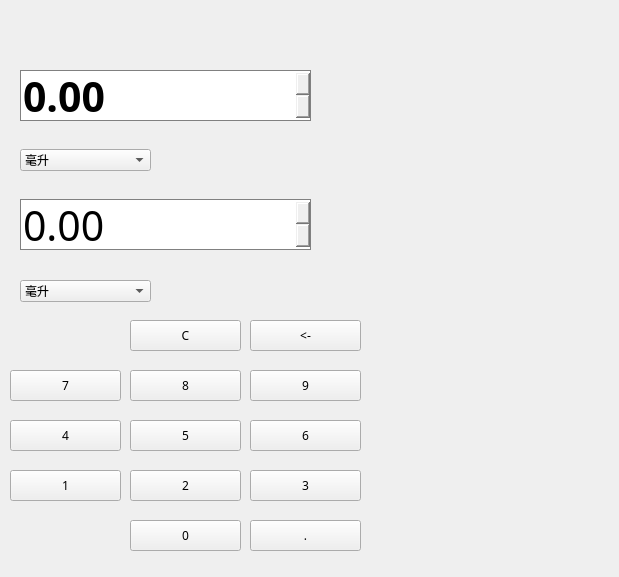
<?xml version="1.0" encoding="UTF-8"?>
<ui version="4.0">
 <class>rongliang</class>
 <widget class="QWidget" name="rongliang">
  <property name="geometry">
   <rect>
    <x>0</x>
    <y>0</y>
    <width>619</width>
    <height>577</height>
   </rect>
  </property>
  <property name="maximumSize">
   <size>
    <width>1000</width>
    <height>10000</height>
   </size>
  </property>
  <property name="font">
   <font>
    <family>宋体</family>
    <italic>false</italic>
    <bold>false</bold>
   </font>
  </property>
  <property name="windowTitle">
   <string>拉胯计算器</string>
  </property>
  <property name="styleSheet">
   <string notr="true"/>
  </property>
  <widget class="QWidget" name="centralWidget" native="true">
   <property name="geometry">
    <rect>
     <x>0</x>
     <y>0</y>
     <width>411</width>
     <height>571</height>
    </rect>
   </property>
   <widget class="QDoubleSpinBox" name="doubleSpinBox_2">
    <property name="geometry">
     <rect>
      <x>20</x>
      <y>199</y>
      <width>291</width>
      <height>51</height>
     </rect>
    </property>
    <property name="styleSheet">
     <string notr="true">QDoubleSpinBox{
color:white;
border:1px solid rgb(128, 128, 128);
color:rgb(0, 0, 0);
font-size: 31pt; 
}</string>
    </property>
    <property name="readOnly">
     <bool>true</bool>
    </property>
   </widget>
   <widget class="QComboBox" name="comboBox">
    <property name="geometry">
     <rect>
      <x>20</x>
      <y>149</y>
      <width>131</width>
      <height>22</height>
     </rect>
    </property>
    <item>
     <property name="text">
      <string>毫升</string>
     </property>
    </item>
    <item>
     <property name="text">
      <string>立方厘米</string>
     </property>
    </item>
    <item>
     <property name="text">
      <string>升</string>
     </property>
    </item>
    <item>
     <property name="text">
      <string>立方米</string>
     </property>
    </item>
    <item>
     <property name="text">
      <string>立方英寸</string>
     </property>
    </item>
    <item>
     <property name="text">
      <string>立方英尺</string>
     </property>
    </item>
    <item>
     <property name="text">
      <string>立方码</string>
     </property>
    </item>
    <item>
     <property name="text">
      <string>品脱</string>
     </property>
    </item>
    <item>
     <property name="text">
      <string>夸脱</string>
     </property>
    </item>
    <item>
     <property name="text">
      <string>加仑</string>
     </property>
    </item>
   </widget>
   <widget class="QDoubleSpinBox" name="doubleSpinBox">
    <property name="geometry">
     <rect>
      <x>20</x>
      <y>70</y>
      <width>291</width>
      <height>51</height>
     </rect>
    </property>
    <property name="styleSheet">
     <string notr="true">QDoubleSpinBox{
color:white;
border:1px solid rgb(128, 128, 128);
color:rgb(0, 0, 0);
font-size: 31pt; 
font-weight: bold;
}
</string>
    </property>
   </widget>
   <widget class="QComboBox" name="comboBox_2">
    <property name="geometry">
     <rect>
      <x>20</x>
      <y>280</y>
      <width>131</width>
      <height>22</height>
     </rect>
    </property>
    <item>
     <property name="text">
      <string>毫升</string>
     </property>
    </item>
    <item>
     <property name="text">
      <string>立方厘米</string>
     </property>
    </item>
    <item>
     <property name="text">
      <string>升</string>
     </property>
    </item>
    <item>
     <property name="text">
      <string>立方米</string>
     </property>
    </item>
    <item>
     <property name="text">
      <string>立方英寸</string>
     </property>
    </item>
    <item>
     <property name="text">
      <string>立方英尺</string>
     </property>
    </item>
    <item>
     <property name="text">
      <string>立方码</string>
     </property>
    </item>
    <item>
     <property name="text">
      <string>品脱</string>
     </property>
    </item>
    <item>
     <property name="text">
      <string>夸脱</string>
     </property>
    </item>
    <item>
     <property name="text">
      <string>加仑</string>
     </property>
    </item>
   </widget>
   <widget class="QPushButton" name="pushButton_16">
    <property name="geometry">
     <rect>
      <x>250</x>
      <y>320</y>
      <width>111</width>
      <height>31</height>
     </rect>
    </property>
    <property name="text">
     <string>&lt;-</string>
    </property>
   </widget>
   <widget class="QPushButton" name="pushButton_6">
    <property name="geometry">
     <rect>
      <x>250</x>
      <y>420</y>
      <width>111</width>
      <height>31</height>
     </rect>
    </property>
    <property name="text">
     <string>6</string>
    </property>
   </widget>
   <widget class="QPushButton" name="pushButton_3">
    <property name="geometry">
     <rect>
      <x>250</x>
      <y>470</y>
      <width>111</width>
      <height>31</height>
     </rect>
    </property>
    <property name="text">
     <string>3</string>
    </property>
   </widget>
   <widget class="QPushButton" name="pushButton_8">
    <property name="geometry">
     <rect>
      <x>130</x>
      <y>370</y>
      <width>111</width>
      <height>31</height>
     </rect>
    </property>
    <property name="text">
     <string>8</string>
    </property>
   </widget>
   <widget class="QPushButton" name="pushButton_2">
    <property name="geometry">
     <rect>
      <x>130</x>
      <y>470</y>
      <width>111</width>
      <height>31</height>
     </rect>
    </property>
    <property name="text">
     <string>2</string>
    </property>
   </widget>
   <widget class="QPushButton" name="pushButton_5">
    <property name="geometry">
     <rect>
      <x>130</x>
      <y>420</y>
      <width>111</width>
      <height>31</height>
     </rect>
    </property>
    <property name="text">
     <string>5</string>
    </property>
   </widget>
   <widget class="QPushButton" name="pushButton_15">
    <property name="geometry">
     <rect>
      <x>130</x>
      <y>320</y>
      <width>111</width>
      <height>31</height>
     </rect>
    </property>
    <property name="text">
     <string>C</string>
    </property>
   </widget>
   <widget class="QPushButton" name="pushButton_7">
    <property name="geometry">
     <rect>
      <x>10</x>
      <y>370</y>
      <width>111</width>
      <height>31</height>
     </rect>
    </property>
    <property name="text">
     <string>7</string>
    </property>
   </widget>
   <widget class="QPushButton" name="pushButton_9">
    <property name="geometry">
     <rect>
      <x>250</x>
      <y>370</y>
      <width>111</width>
      <height>31</height>
     </rect>
    </property>
    <property name="text">
     <string>9</string>
    </property>
   </widget>
   <widget class="QPushButton" name="pushButton">
    <property name="geometry">
     <rect>
      <x>10</x>
      <y>470</y>
      <width>111</width>
      <height>31</height>
     </rect>
    </property>
    <property name="text">
     <string>1</string>
    </property>
   </widget>
   <widget class="QPushButton" name="pushButton_4">
    <property name="geometry">
     <rect>
      <x>10</x>
      <y>420</y>
      <width>111</width>
      <height>31</height>
     </rect>
    </property>
    <property name="text">
     <string>4</string>
    </property>
   </widget>
   <widget class="QPushButton" name="pushButton_12">
    <property name="geometry">
     <rect>
      <x>130</x>
      <y>520</y>
      <width>111</width>
      <height>31</height>
     </rect>
    </property>
    <property name="text">
     <string>0</string>
    </property>
   </widget>
   <widget class="QPushButton" name="pushButton_10">
    <property name="geometry">
     <rect>
      <x>250</x>
      <y>520</y>
      <width>111</width>
      <height>31</height>
     </rect>
    </property>
    <property name="text">
     <string>.</string>
    </property>
   </widget>
  </widget>
 </widget>
 <layoutdefault spacing="6" margin="11"/>
 <resources/>
 <connections/>
</ui>
